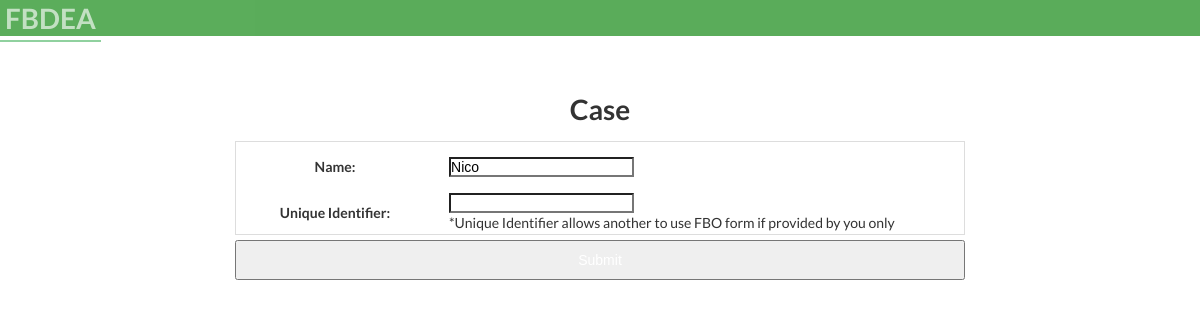
Page /update_student/5/ on the earlier database version.
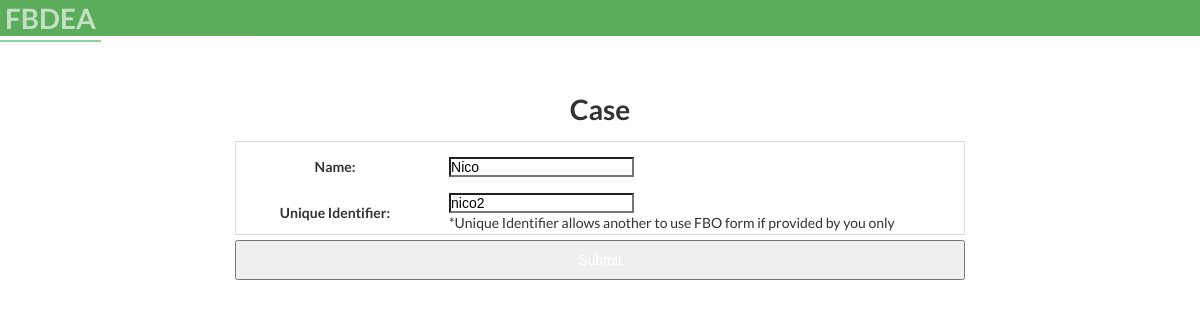
Same page on the later database version.
### bip/models.py (models this page shows, shortened)
class Student(models.Model):
        studentname= models.CharField(max_length=30,verbose_name= 'Name', null=True, blank=True)
        slug = models.SlugField(max_length=150,null=False,unique=False,blank=False,
        verbose_name=("Unique Identifier"),
        help_text=(
            "*Unique Identifier allows another to use FBO form if provided by you only"
        ),
    )
        user_student = models.ForeignKey(User, on_delete=models.CASCADE,  default=None,related_name="postts")

### bip/views.py (the view, shortened to what this page needs)
# urls.py: path('update_student/<pk>/',views.updateStudent,name='update_student'),
def updateStudent(request, pk):
    studentupdate = Student.objects.get(id=pk)
    form = StudentUpdateForm(instance=studentupdate)
    context = {'form':form}
    return render(request, "bip/create_student.html", context)

### bip/forms.py
class StudentUpdateForm(ModelForm):
    class Meta():
        model = Student
        fields = ('studentname','slug')

### bip/context_processors.py (called while the page is built)
def user_context(request):
    user = get_user(request)
    return {'user': user}

### bip/templates/bip/create_student.html (shortened to what this page needs)
{% extends 'partials/base.html' %}
{% block content %}
<body>
  <div id="container" >
    <div class="form-wrap" >
      <h1>Case</h1>
 <form method="POST" >
  <table border="0">
      {{ form }}
  </table>
  <button
  class="btn btn-success" type="submit">Submit</button>
</form>
    </div>
  </div>
</body>
  {% endblock %}

Differences in the rows shown:
changed Student "Nico": slug (not shown) → "nico2"
